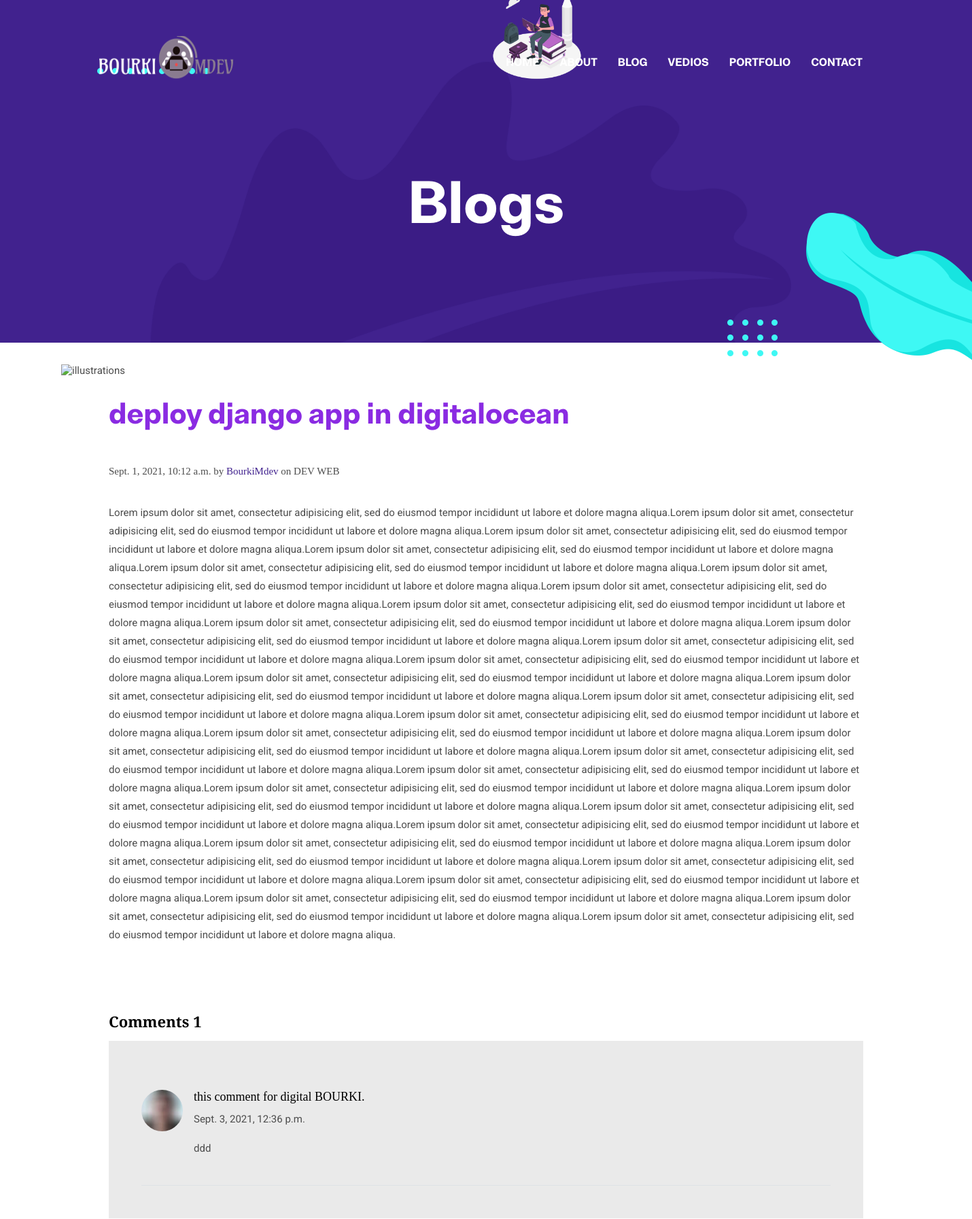
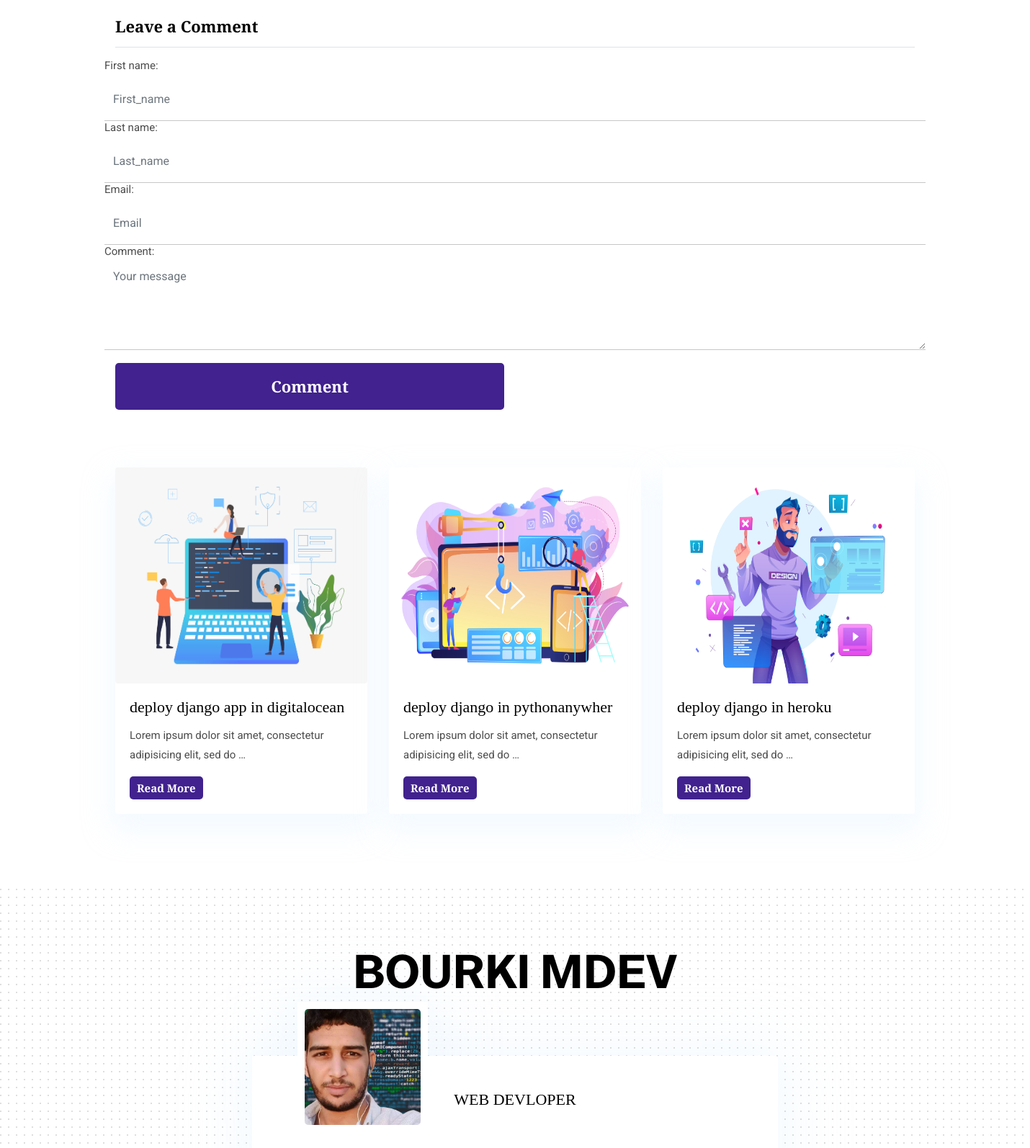
The page /blogdetail/digitalocean/ (upper part) on the database its author committed (2 pictures, top to bottom).
### bourki/models.py (models this page shows, shortened)
class Blog(models.Model):
    title = models.CharField(max_length=200)
    slug = models.SlugField(unique=True)
    category = models.ForeignKey(Categoryblog, on_delete=models.CASCADE)
    image = models.ImageField(upload_to="media")
    view_count = models.PositiveIntegerField(default=0)
    description = RichTextUploadingField(null=True, blank=True)
    small_description=models.TextField(null=True, blank=True,default="")
    seo=models.TextField(null=True, blank=True,default="")
    date=models.DateTimeField(default=timezone.now)

class Comment(models.Model):
    blog=models.ForeignKey(Blog,related_name='comments',on_delete=models.CASCADE)
    First_name=models.CharField(max_length=200)
    Last_name =models.CharField(max_length=200)
    Email=models.EmailField(null=True, blank=True)
    Comment=models.TextField(null=True, blank=True,default="")
    created_at=models.DateTimeField(default=timezone.now)

### bourki/views.py (the view, shortened to what this page needs)
# urls.py: path("blogdetail/<slug:slug>/",DlogdetailView.as_view(),name="blogdetail"),
class  DlogdetailView(CreateView):
    model=Comment
    template_name="blogdetail.html"
    form_class = CommentForm
    success_url = reverse_lazy("bourki:thanks")
    def get_context_data(self, **kwargs):
        context = super().get_context_data(**kwargs)
        url_slug = self.kwargs['slug']
        blog = Blog.objects.get(slug=url_slug)
        blog.view_count += 1
        blog.save()
        context['blog'] = blog
        context['reviews'] = Reviews.objects.all().order_by("-id")
        context['blogs'] = Blog.objects.all().filter().order_by('-id')[0:3]
        return context

### bourki/forms.py
class CommentForm(forms.ModelForm):
    class  Meta:
        model=Comment
        fields = ["First_name", "Last_name","Email", "Comment"]
        widgets = {'First_name': forms.TextInput(attrs={'class': 'form-control', 'placeholder': 'First_name','required': True}),
                           'Last_name': forms.TextInput(attrs={'class': 'form-control', 'placeholder': 'Last_name','required': True}),
                           'Email': forms.EmailInput(attrs={'type':"email", 'class': 'form-control', 'placeholder': 'Email','required': True}),
                           'Comment': forms.Textarea(attrs={'class': 'form-control', 'placeholder': 'Your message','required': True}),
                           }
        readonly_fields = ["created_at"]

### templates/blogdetail.html (shortened to what this page needs)
{% extends 'index.html' %}
{% load static %}
{% block content %}
<!DOCTYPE html>
<html lang="zxx">
<head>
  <link rel="stylesheet" href="plugins/bootstrap/bootstrap.min.css">
  <link rel="stylesheet" href="plugins/slick/slick.css">
  <link rel="stylesheet" href="plugins/themify-icons/themify-icons.css">
  <link href="css/style.css" rel="stylesheet">
</head>
<body>
<section class="page-title bg-primary position-relative">
  <div class="container">
    <div class="row">
      <div class="col-12 text-center">
        <h1 class="text-white font-tertiary">Blogs</h1>
      </div>
    </div>
  </div>
  <img src="{% static 'images/illustrations/page-title.png' %}" alt="illustrations" class="bg-shape-1 w-100">
  <img style="width: 150px;height: 150px;" src="{% static 'images/illustrations/Nerd-amico.png' %}" alt="illustrations" class="bg-shape-4">
  <img src="{% static 'images/illustrations/leaf-yellow.png' %}" alt="illustrations" class="bg-shape-5">
  <img src="{% static 'images/illustrations/dots-group-cyan.png' %}" alt="illustrations" class="bg-shape-6">
  <img src="{% static 'images/illustrations/leaf-cyan-lg.png' %}" alt="illustrations" class="bg-shape-7">
</section>
<section class="section">
  <div class="container">
    <div class="row">
      <div class="col-lg-12">
        <h3 style="color: blueviolet;" class="font-tertiary mb-5">{{blog.title}}</h3>
        <p class="font-secondary">{{blog.date}} by <span class="text-primary">BourkiMdev</span
            class="text-primary"> on <span>DEV WEB</span></p>
        <div class="content">
         <br>
         {{blog.description|safe}}
        </div>
      </div>
    </div>
  </div>
</section>
<section>
  <div class="container">
    <div class="row">
      <div class="col-lg-12">
       {% with blog.comments.count as total_comments %}
        <h4 class="font-weight-bold mb-3">Comments {{total_comments}}</h4>
       {% endwith %}
        {% if not blog.comments.all  %}
        <h5>no comments yet...</h5>
        {% else %}
        <div class="bg-gray p-5 mb-4">
          {% for coment in blog.comments.all %}
          <div class="media border-bottom py-4">
            <img src="{% static 'images/user-1.jpg' %}" class="img-fluid align-self-start rounded-circle mr-3" alt="">
            <div class="media-body">
              <h5 class="mt-0">{{coment.First_name}} {{coment.Last_name}}.</h5>
              <p>{{coment.created_at}}</p>
              <p>{{coment.Comment}}</p>
            </div>
          </div>
           {% endfor %}
           {% endif %}
        </div>
        <h4 class="font-weight-bold mb-3 border-bottom pb-3">Leave a Comment</h4>
        <form method="POST"  class="row">
             {{ form }}
             <div class="col-md-6">
               <br>
            <button type="submit" class="btn btn-primary w-100">Comment</button>
          </div>
        </form>
      </div>
    </div>
  </div>
</section>
<section class="section">
  <div class="container">
    <div class="row">
      {% for x in blogs %}
        <div class="col-lg-4 col-sm-6 mb-4">
          <article class="card shadow">
            <img class="rounded card-img-top" src="{{x.image.url}}" style="height:300px;" alt="post-thumb">
            <div class="card-body">
              <h4 class="card-title"><a class="text-dark" href="blog-single.html">{{x.title}}</a>
              </h4>
              <p class="cars-text">{{x.small_description|truncatewords:10}}</p>
              <a href="{% url 'bourki:blogdetail' x.slug %}" class="btn btn-xs btn-primary">Read More</a>
            </div>
          </article>
        </div>
      {% endfor %}
    </div>
  </div>
</section>
<section class="section section-on-footer" data-background="{% static 'images/backgrounds/bg-dots.png' %}">
  <div class="container">
    <div class="row">
      <div class="col-12 text-center">
        <h2 class="section-title">BOURKI MDEV</h2>
      </div>
      <div class="col-lg-8 mx-auto">
        <div class="bg-white rounded text-center p-5 shadow-down">
          <h4 class="mb-80">WEB DEVLOPER</h4>
          <div class="col-md-4 text-center drag-lg-top">
            <div class="shadow-down mb-4">
              <img src="{% static 'images/about/author.jpg' %}" alt="author" class="img-fluid w-100 rounded-lg border-thick border-white">
            </div>
          </div>
        </div>
      </div>
    </div>
  </div>
</section>
</body>
</html>
{% endblock %}

### static/css/style.css (style rules this page uses)
body { line-height: 1.2; font-family: "Roboto", sans-serif; -webkit-font-smoothing: antialiased; font-size: 15px; color: #4c4c4c; }
p, .paragraph { font-weight: 400; color: #4c4c4c; font-size: 15px; line-height: 1.8; font-family: "Roboto", sans-serif; }
h1, h2, h3, h4, h5, h6 { color: #000; font-family: "Playfair Display", serif; line-height: 1.2; }
h1, .h1 { font-size: 80px; }
h2, .h2 { font-size: 60px; }
h3, .h3 { font-size: 40px; }
h4, .h4 { font-size: 22px; }
h5, .h5 { font-size: 18px; }
.btn { font-size: 22px; font-family: "Playfair Display", serif; text-transform: capitalize; padding: 16px 44px; border-radius: 5px; font-weight: 600; border: 0; position: relative; z-index: 1; transition: .2s ease; }
.btn-xs { padding: 5px 10px; font-size: 15px; }
.btn-primary { background: #41228e; color: #fff; }
body { background-color: #fff; overflow-x: hidden; }
img { vertical-align: middle; border: 0; }
a, a:hover, a:focus { text-decoration: none; }
a, button, select { cursor: pointer; transition: .2s ease; }
.section { padding-top: 80px; padding-bottom: 80px; }
.section-title { margin-bottom: 80px; font-family: "BwNistaInt-xBd"; }
.bg-primary { background: #41228e !important; }
.bg-gray { background: #eaeaea !important; }
.text-primary { color: #41228e !important; }
.text-dark { color: #000 !important; }
.mb-80 { margin-bottom: 80px !important; }
.rounded-lg { border-radius: 15px; }
.font-secondary { font-family: "Playfair Display", serif !important; }
.font-tertiary { font-family: "BwNistaInt-xBd" !important; }
.shadow { box-shadow: 0px 18px 39.1px 6.9px rgba(224, 241, 255, 0.34) !important; }
.form-control { border: 0; border-radius: 0; border-bottom: 1px solid #c7c7c7; height: 60px; }
textarea.form-control { height: 120px; }
.card { border: 0; }
.section-on-footer { margin-bottom: -250px; }
.shadow-down { position: relative; }
.shadow-down::before { position: absolute; content: ""; box-shadow: 0px 0px 80.75px 14.25px rgba(224, 241, 255, 0.34); height: 100%; width: 100%; left: 0; top: 0; z-index: -1; }
.content * { margin-bottom: 20px; }
.border-thick { border: 10px solid; }
.drag-lg-top { margin-top: -230px; }
.page-title { padding: 250px 0 150px; }
.page-title .container { position: relative; z-index: 1; }
.page-title .bg-shape-1 { position: absolute; left: 0; bottom: 0; width: 100%; }
.page-title .bg-shape-4 { position: absolute; left: 50%; top: -20px; }
.page-title .bg-shape-5 { position: absolute; left: 90px; bottom: -50px; }
.page-title .bg-shape-6 { position: absolute; right: 20%; bottom: -20px; }
.page-title .bg-shape-7 { position: absolute; right: -220px; bottom: -100px; }

### rows shown on the page
Blog: title "deploy django app in digitalocean", date "Sept. 1, 2021, 10:12 a.m.", description "Lorem ipsum dolor sit amet, consectetur adipisicing elit, sed do eiusmod tempor incididunt ut labore et dolore magna aliqua.Lorem ipsum dolor sit amet, consectetur adipisicing elit, sed do eiusmod tempor incididunt ut labore et dolore magna aliqua.Lorem ipsum dolor sit amet, consectetur adipisicing elit, sed do eiusmod tempor incididunt ut labore et dolore magna aliqua.Lorem ipsum dolor sit amet, consectetur adipisicing elit, sed do eiusmod tempor incididunt ut labore et dolore magna aliqua.Lorem ipsum dolor sit amet, consectetur adipisicing elit, sed do eiusmod tempor incididunt ut labore et dolore magna aliqua.Lorem ipsum dolor sit amet, consectetur adipisicing elit, sed do eiusmod tempor…", image (picture), small_description "Lorem ipsum dolor sit amet, consectetur adipisicing elit, sed do …"
Comment: First_name "this comment for digital", Last_name "BOURKI", created_at "Sept. 3, 2021, 12:36 p.m.", Comment "ddd"
Blog: image (picture), title "deploy django in pythonanywher", small_description "Lorem ipsum dolor sit amet, consectetur adipisicing elit, sed do …"
Blog: image (picture), title "deploy django in heroku", small_description "Lorem ipsum dolor sit amet, consectetur adipisicing elit, sed do …"

### other values the page prints
{{ total_comments }} "1"
